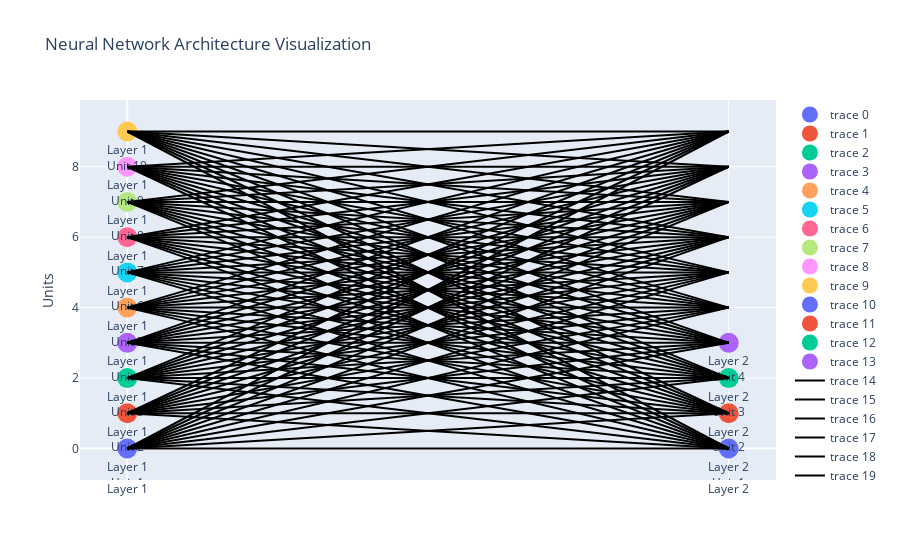

Write notebook code for a chart like this one.
### Markdown cell above
# Plotly

The purpose of the provided Plotly code is to visually represent a simple neural network architecture in an interactive and graphical format. The code uses the 'plotly.graph_objects' library to create a figure that consists of nodes (representing units) and edges (representing connections) between these nodes. The resulting plot provides a visual representation of the structure of the neural network.

This code creates an interactive visualization of the neural network architecture, where you can hover over nodes and connections for more information.

The purpose of this visualization is to provide a graphical representation of the neural network's structure, making it easier to understand the arrangement of layers and connections between units. While this example is relatively simple, such visualizations become increasingly valuable for more complex neural networks. Don't get me wrong but there is no use of it here, why I did that because I want to show off, this goes to LinkedIn you know.

### Code cell
'''
In this part, we import the necessary libraries. 
plotly.graph_objects is used for creating interactive plots, 
and we import Sequential and Dense from Keras to create a simple neural network.
'''

import plotly.graph_objects as go
from tensorflow.keras.models import Sequential
from tensorflow.keras.layers import Dense

# Create a simple neural network model

'''
Here, we define a simple neural network with one hidden layer 
(Dense layer with 10 units and ReLU activation) and an output 
layer with 4 units and softmax activation.
'''

model = Sequential()
model.add(Dense(10, input_dim=1, activation='relu'))
model.add(Dense(4, activation='softmax'))

# Get the model layers
'''
We extract the layers of the model. 
This list, layers, contains the information about each layer in the neural network.
Nutshell, the layers of the model are extracted into a list called layers.
'''

layers = [layer for layer in model.layers]

# Create a plotly figure
'''
We create a Plotly figure, which is the canvas for our plot.
'''
fig = go.Figure()

# Add nodes for each layer
'''
In this loop, we add nodes (representing units) for each layer. 
Each node is a circle marker with a label indicating the layer and unit it represents.
'''
for i, layer in enumerate(layers):
    for unit in range(layer.output_shape[1]):
        fig.add_trace(go.Scatter(x=[i], y=[unit], mode='markers+text', text=[f'Layer {i+1}<br>Unit {unit+1}'],
                                 textposition='bottom center', marker=dict(size=20, symbol='circle')))

# Add edges connecting the nodes
'''
This loop adds edges (lines) connecting the nodes. 
Each line connects a unit in one layer to a unit in the next layer, 
creating a representation of the connections between units.
'''
for i in range(len(layers) - 1):
    for unit1 in range(layers[i].output_shape[1]):
        for unit2 in range(layers[i + 1].input_shape[1]):
            fig.add_trace(go.Scatter(x=[i, i+1], y=[unit1, unit2], mode='lines', line=dict(color='black')))

# Set layout options
'''
We set layout options, including the title and axis labels, to make the plot more informative.
'''
fig.update_layout(title='Neural Network Architecture Visualization',
                  xaxis=dict(tickvals=list(range(len(layers))), ticktext=[f'Layer {i+1}' for i in range(len(layers))]),
                  yaxis=dict(title='Units'))

# Show the plot
'''
Finally, we display the interactive plot. 
This code creates an interactive visualization of the neural network architecture, 
where you can hover over nodes and connections for more information.
'''
fig.show()

### Figure 1 — Plotly figure (JSON) as saved in the notebook; plotly's stock layout.template omitted (floating-point values rounded to 4 significant figures)
{"data": [{"marker": {"size": 20, "symbol": "circle"}, "mode": "markers+text", "text": ["Layer 1<br>Unit 1"], "textposition": "bottom center", "type": "scatter", "x": [0], "y": [0]}, {"marker": {"size": 20, "symbol": "circle"}, "mode": "markers+text", "text": ["Layer 1<br>Unit 2"], "textposition": "bottom center", "type": "scatter", "x": [0], "y": [1]}, {"marker": {"size": 20, "symbol": "circle"}, "mode": "markers+text", "text": ["Layer 1<br>Unit 3"], "textposition": "bottom center", "type": "scatter", "x": [0], "y": [2]}, {"marker": {"size": 20, "symbol": "circle"}, "mode": "markers+text", "text": ["Layer 1<br>Unit 4"], "textposition": "bottom center", "type": "scatter", "x": [0], "y": [3]}, {"marker": {"size": 20, "symbol": "circle"}, "mode": "markers+text", "text": ["Layer 1<br>Unit 5"], "textposition": "bottom center", "type": "scatter", "x": [0], "y": [4]}, {"marker": {"size": 20, "symbol": "circle"}, "mode": "markers+text", "text": ["Layer 1<br>Unit 6"], "textposition": "bottom center", "type": "scatter", "x": [0], "y": [5]}, {"marker": {"size": 20, "symbol": "circle"}, "mode": "markers+text", "text": ["Layer 1<br>Unit 7"], "textposition": "bottom center", "type": "scatter", "x": [0], "y": [6]}, {"marker": {"size": 20, "symbol": "circle"}, "mode": "markers+text", "text": ["Layer 1<br>Unit 8"], "textposition": "bottom center", "type": "scatter", "x": [0], "y": [7]}, {"marker": {"size": 20, "symbol": "circle"}, "mode": "markers+text", "text": ["Layer 1<br>Unit 9"], "textposition": "bottom center", "type": "scatter", "x": [0], "y": [8]}, {"marker": {"size": 20, "symbol": "circle"}, "mode": "markers+text", "text": ["Layer 1<br>Unit 10"], "textposition": "bottom center", "type": "scatter", "x": [0], "y": [9]}, {"marker": {"size": 20, "symbol": "circle"}, "mode": "markers+text", "text": ["Layer 2<br>Unit 1"], "textposition": "bottom center", "type": "scatter", "x": [1], "y": [0]}, {"marker": {"size": 20, "symbol": "circle"}, "mode": "markers+text", "text": ["Layer 2<br>Unit 2"], "textposition": "bottom center", "type": "scatter", "x": [1], "y": [1]}, {"marker": {"size": 20, "symbol": "circle"}, "mode": "markers+text", "text": ["Layer 2<br>Unit 3"], "textposition": "bottom center", "type": "scatter", "x": [1], "y": [2]}, {"marker": {"size": 20, "symbol": "circle"}, "mode": "markers+text", "text": ["Layer 2<br>Unit 4"], "textposition": "bottom center", "type": "scatter", "x": [1], "y": [3]}, {"line": {"color": "black"}, "mode": "lines", "type": "scatter", "x": [0, 1], "y": [0, 0]}, {"line": {"color": "black"}, "mode": "lines", "type": "scatter", "x": [0, 1], "y": [0, 1]}, {"line": {"color": "black"}, "mode": "lines", "type": "scatter", "x": [0, 1], "y": [0, 2]}, {"line": {"color": "black"}, "mode": "lines", "type": "scatter", "x": [0, 1], "y": [0, 3]}, {"line": {"color": "black"}, "mode": "lines", "type": "scatter", "x": [0, 1], "y": [0, 4]}, {"line": {"color": "black"}, "mode": "lines", "type": "scatter", "x": [0, 1], "y": [0, 5]}, {"line": {"color": "black"}, "mode": "lines", "type": "scatter", "x": [0, 1], "y": [0, 6]}, {"line": {"color": "black"}, "mode": "lines", "type": "scatter", "x": [0, 1], "y": [0, 7]}, {"line": {"color": "black"}, "mode": "lines", "type": "scatter", "x": [0, 1], "y": [0, 8]}, {"line": {"color": "black"}, "mode": "lines", "type": "scatter", "x": [0, 1], "y": [0, 9]}, {"line": {"color": "black"}, "mode": "lines", "type": "scatter", "x": [0, 1], "y": [1, 0]}, {"line": {"color": "black"}, "mode": "lines", "type": "scatter", "x": [0, 1], "y": [1, 1]}, {"line": {"color": "black"}, "mode": "lines", "type": "scatter", "x": [0, 1], "y": [1, 2]}, {"line": {"color": "black"}, "mode": "lines", "type": "scatter", "x": [0, 1], "y": [1, 3]}, {"line": {"color": "black"}, "mode": "lines", "type": "scatter", "x": [0, 1], "y": [1, 4]}, {"line": {"color": "black"}, "mode": "lines", "type": "scatter", "x": [0, 1], "y": [1, 5]}, {"line": {"color": "black"}, "mode": "lines", "type": "scatter", "x": [0, 1], "y": [1, 6]}, {"line": {"color": "black"}, "mode": "lines", "type": "scatter", "x": [0, 1], "y": [1, 7]}, {"line": {"color": "black"}, "mode": "lines", "type": "scatter", "x": [0, 1], "y": [1, 8]}, {"line": {"color": "black"}, "mode": "lines", "type": "scatter", "x": [0, 1], "y": [1, 9]}, {"line": {"color": "black"}, "mode": "lines", "type": "scatter", "x": [0, 1], "y": [2, 0]}, {"line": {"color": "black"}, "mode": "lines", "type": "scatter", "x": [0, 1], "y": [2, 1]}, {"line": {"color": "black"}, "mode": "lines", "type": "scatter", "x": [0, 1], "y": [2, 2]}, {"line": {"color": "black"}, "mode": "lines", "type": "scatter", "x": [0, 1], "y": [2, 3]}, {"line": {"color": "black"}, "mode": "lines", "type": "scatter", "x": [0, 1], "y": [2, 4]}, {"line": {"color": "black"}, "mode": "lines", "type": "scatter", "x": [0, 1], "y": [2, 5]}, {"line": {"color": "black"}, "mode": "lines", "type": "scatter", "x": [0, 1], "y": [2, 6]}, {"line": {"color": "black"}, "mode": "lines", "type": "scatter", "x": [0, 1], "y": [2, 7]}, {"line": {"color": "black"}, "mode": "lines", "type": "scatter", "x": [0, 1], "y": [2, 8]}, {"line": {"color": "black"}, "mode": "lines", "type": "scatter", "x": [0, 1], "y": [2, 9]}, {"line": {"color": "black"}, "mode": "lines", "type": "scatter", "x": [0, 1], "y": [3, 0]}, {"line": {"color": "black"}, "mode": "lines", "type": "scatter", "x": [0, 1], "y": [3, 1]}, {"line": {"color": "black"}, "mode": "lines", "type": "scatter", "x": [0, 1], "y": [3, 2]}, {"line": {"color": "black"}, "mode": "lines", "type": "scatter", "x": [0, 1], "y": [3, 3]}, {"line": {"color": "black"}, "mode": "lines", "type": "scatter", "x": [0, 1], "y": [3, 4]}, {"line": {"color": "black"}, "mode": "lines", "type": "scatter", "x": [0, 1], "y": [3, 5]}, {"line": {"color": "black"}, "mode": "lines", "type": "scatter", "x": [0, 1], "y": [3, 6]}, {"line": {"color": "black"}, "mode": "lines", "type": "scatter", "x": [0, 1], "y": [3, 7]}, {"line": {"color": "black"}, "mode": "lines", "type": "scatter", "x": [0, 1], "y": [3, 8]}, {"line": {"color": "black"}, "mode": "lines", "type": "scatter", "x": [0, 1], "y": [3, 9]}, {"line": {"color": "black"}, "mode": "lines", "type": "scatter", "x": [0, 1], "y": [4, 0]}, {"line": {"color": "black"}, "mode": "lines", "type": "scatter", "x": [0, 1], "y": [4, 1]}, {"line": {"color": "black"}, "mode": "lines", "type": "scatter", "x": [0, 1], "y": [4, 2]}, {"line": {"color": "black"}, "mode": "lines", "type": "scatter", "x": [0, 1], "y": [4, 3]}, {"line": {"color": "black"}, "mode": "lines", "type": "scatter", "x": [0, 1], "y": [4, 4]}, {"line": {"color": "black"}, "mode": "lines", "type": "scatter", "x": [0, 1], "y": [4, 5]}, {"line": {"color": "black"}, "mode": "lines", "type": "scatter", "x": [0, 1], "y": [4, 6]}, {"line": {"color": "black"}, "mode": "lines", "type": "scatter", "x": [0, 1], "y": [4, 7]}, {"line": {"color": "black"}, "mode": "lines", "type": "scatter", "x": [0, 1], "y": [4, 8]}, {"line": {"color": "black"}, "mode": "lines", "type": "scatter", "x": [0, 1], "y": [4, 9]}, {"line": {"color": "black"}, "mode": "lines", "type": "scatter", "x": [0, 1], "y": [5, 0]}, {"line": {"color": "black"}, "mode": "lines", "type": "scatter", "x": [0, 1], "y": [5, 1]}, {"line": {"color": "black"}, "mode": "lines", "type": "scatter", "x": [0, 1], "y": [5, 2]}, {"line": {"color": "black"}, "mode": "lines", "type": "scatter", "x": [0, 1], "y": [5, 3]}, {"line": {"color": "black"}, "mode": "lines", "type": "scatter", "x": [0, 1], "y": [5, 4]}, {"line": {"color": "black"}, "mode": "lines", "type": "scatter", "x": [0, 1], "y": [5, 5]}, {"line": {"color": "black"}, "mode": "lines", "type": "scatter", "x": [0, 1], "y": [5, 6]}, {"line": {"color": "black"}, "mode": "lines", "type": "scatter", "x": [0, 1], "y": [5, 7]}, {"line": {"color": "black"}, "mode": "lines", "type": "scatter", "x": [0, 1], "y": [5, 8]}, {"line": {"color": "black"}, "mode": "lines", "type": "scatter", "x": [0, 1], "y": [5, 9]}, {"line": {"color": "black"}, "mode": "lines", "type": "scatter", "x": [0, 1], "y": [6, 0]}, {"line": {"color": "black"}, "mode": "lines", "type": "scatter", "x": [0, 1], "y": [6, 1]}, {"line": {"color": "black"}, "mode": "lines", "type": "scatter", "x": [0, 1], "y": [6, 2]}, {"line": {"color": "black"}, "mode": "lines", "type": "scatter", "x": [0, 1], "y": [6, 3]}, {"line": {"color": "black"}, "mode": "lines", "type": "scatter", "x": [0, 1], "y": [6, 4]}, {"line": {"color": "black"}, "mode": "lines", "type": "scatter", "x": [0, 1], "y": [6, 5]}, {"line": {"color": "black"}, "mode": "lines", "type": "scatter", "x": [0, 1], "y": [6, 6]}, {"line": {"color": "black"}, "mode": "lines", "type": "scatter", "x": [0, 1], "y": [6, 7]}, {"line": {"color": "black"}, "mode": "lines", "type": "scatter", "x": [0, 1], "y": [6, 8]}, {"line": {"color": "black"}, "mode": "lines", "type": "scatter", "x": [0, 1], "y": [6, 9]}, {"line": {"color": "black"}, "mode": "lines", "type": "scatter", "x": [0, 1], "y": [7, 0]}, {"line": {"color": "black"}, "mode": "lines", "type": "scatter", "x": [0, 1], "y": [7, 1]}, {"line": {"color": "black"}, "mode": "lines", "type": "scatter", "x": [0, 1], "y": [7, 2]}, {"line": {"color": "black"}, "mode": "lines", "type": "scatter", "x": [0, 1], "y": [7, 3]}, {"line": {"color": "black"}, "mode": "lines", "type": "scatter", "x": [0, 1], "y": [7, 4]}, {"line": {"color": "black"}, "mode": "lines", "type": "scatter", "x": [0, 1], "y": [7, 5]}, {"line": {"color": "black"}, "mode": "lines", "type": "scatter", "x": [0, 1], "y": [7, 6]}, {"line": {"color": "black"}, "mode": "lines", "type": "scatter", "x": [0, 1], "y": [7, 7]}, {"line": {"color": "black"}, "mode": "lines", "type": "scatter", "x": [0, 1], "y": [7, 8]}, {"line": {"color": "black"}, "mode": "lines", "type": "scatter", "x": [0, 1], "y": [7, 9]}, {"line": {"color": "black"}, "mode": "lines", "type": "scatter", "x": [0, 1], "y": [8, 0]}, {"line": {"color": "black"}, "mode": "lines", "type": "scatter", "x": [0, 1], "y": [8, 1]}, {"line": {"color": "black"}, "mode": "lines", "type": "scatter", "x": [0, 1], "y": [8, 2]}, {"line": {"color": "black"}, "mode": "lines", "type": "scatter", "x": [0, 1], "y": [8, 3]}, {"line": {"color": "black"}, "mode": "lines", "type": "scatter", "x": [0, 1], "y": [8, 4]}, {"line": {"color": "black"}, "mode": "lines", "type": "scatter", "x": [0, 1], "y": [8, 5]}, {"line": {"color": "black"}, "mode": "lines", "type": "scatter", "x": [0, 1], "y": [8, 6]}, {"line": {"color": "black"}, "mode": "lines", "type": "scatter", "x": [0, 1], "y": [8, 7]}, {"line": {"color": "black"}, "mode": "lines", "type": "scatter", "x": [0, 1], "y": [8, 8]}, {"line": {"color": "black"}, "mode": "lines", "type": "scatter", "x": [0, 1], "y": [8, 9]}, {"line": {"color": "black"}, "mode": "lines", "type": "scatter", "x": [0, 1], "y": [9, 0]}, {"line": {"color": "black"}, "mode": "lines", "type": "scatter", "x": [0, 1], "y": [9, 1]}, {"line": {"color": "black"}, "mode": "lines", "type": "scatter", "x": [0, 1], "y": [9, 2]}, {"line": {"color": "black"}, "mode": "lines", "type": "scatter", "x": [0, 1], "y": [9, 3]}, {"line": {"color": "black"}, "mode": "lines", "type": "scatter", "x": [0, 1], "y": [9, 4]}, {"line": {"color": "black"}, "mode": "lines", "type": "scatter", "x": [0, 1], "y": [9, 5]}, {"line": {"color": "black"}, "mode": "lines", "type": "scatter", "x": [0, 1], "y": [9, 6]}, {"line": {"color": "black"}, "mode": "lines", "type": "scatter", "x": [0, 1], "y": [9, 7]}, {"line": {"color": "black"}, "mode": "lines", "type": "scatter", "x": [0, 1], "y": [9, 8]}, {"line": {"color": "black"}, "mode": "lines", "type": "scatter", "x": [0, 1], "y": [9, 9]}], "layout": {"autosize": true, "title": {"text": "Neural Network Architecture Visualization"}, "xaxis": {"autorange": true, "range": [-0.07345, 1.073], "ticktext": ["Layer 1", "Layer 2"], "tickvals": [0, 1], "type": "linear"}, "yaxis": {"autorange": true, "range": [-1.412, 10.41], "title": {"text": "Units"}, "type": "linear"}}}
